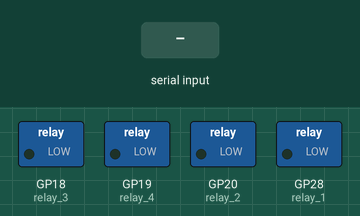
Recording of a program running on a simulated Raspberry Pi Pico running MicroPython. On the bench: switched loads named in the program (green lamp = pin HIGH). The test bench sets the inputs (shaded band).

Above: at 1.2 s.
1.3 s: "a" received over the second serial link
At 2.5 s:
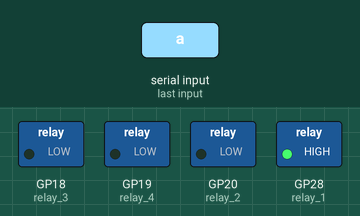
2.8 s: "c" received over the second serial link
At 3.6 s:
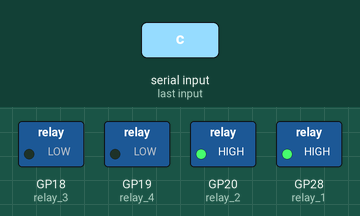
4.3 s: "b" received over the second serial link
At 4.8 s:
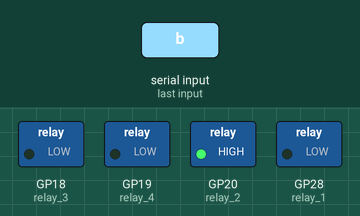
5.8 s: "e" received over the second serial link
At 7.0 s:
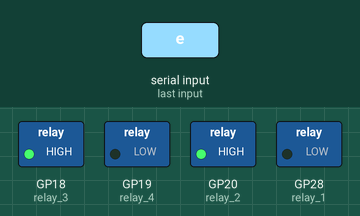
7.3 s: "d" received over the second serial link
At 8.3 s:
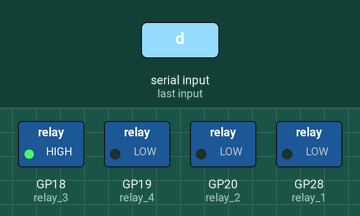
8.8 s: "g" received over the second serial link
At 9.4 s:
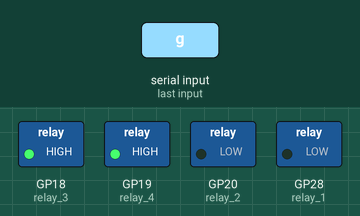
Timing chart, 0 to 11.3 s (numbered marks = the images above; inputs shaded):
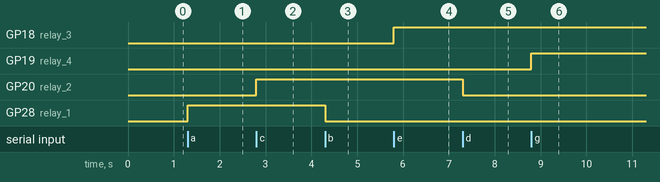

The program:

Controlling_4relays_via_bluetoothmodule_HC05_in__micopyhon.py
```python
from machine import Pin# importng machine module
from machine import UART# importng UART(Universal Asynchronous Receiver) module
from time import sleep#importing sleep from time module
HC05=UART(0,9600)#creating an object HC05 and declaring UART communication channel,boud rate
relay_1=Pin(28,Pin.OUT)#creating an Object relay_1 and assign Pin 28 as an OUTPUT
relay_2=Pin(20,Pin.OUT)#creating an Object relay_2 and assign Pin 20 as an OUTPUT
relay_3=Pin(18,Pin.OUT)#creating an Object relay_3 and assign Pin 18 as an OUTPUT
relay_4=Pin(19,Pin.OUT)#creating an Object relay_4 and assign Pin 19 as an OUTPUT
while True:# creating an infinite loop to checking is there is any data availabel?
    if HC05.any()>0:
        data=HC05.read(1)#creating a variable(data)and saving the availabel data from Hc05.
        if "a" in data:#condition checking-if available data is (a)
            relay_1.on()#command for relay_1 ON
            #relay_1.value(1)#command for relay_1 ON
        if "b" in data:#condition checking-if available data is (b)
            relay_1.off()#command for relay_1 OFF
            #relay_1.value(0)#command relay_1 OFF
        if "c" in data:#condition checking-if available data is (c)
            relay_2.on()#command for relay_2 ON
            #relay_2.value(1)#command relay_2 ON
        if "d" in data:#condition checking-if available data is (d)
            relay_2.off()#command for relay_2 OFF
            #relay_2.value(0)#command for relay_2 OFF
        if "e" in data:#condition checking-if available data is (e)
            relay_3.on()#command for relay_3 ON
            #relay_3.value(1)#command for relay_3 ON
        if "f" in data:#condition checking-if available data is (f)
            relay_3.off()#command for relay_3 OFF
            #relay_3.value(0)#command for relay_3 OFF
        if "g" in data:#condition checking-if available data is (g)
            relay_4.on()#command for relay_4 ON
            #relay_4.value(1)#command for relay_4 ON
        if "h" in data:#condition checking-if available data is (h)
            relay_4.off()#command for relay_4 OFF
            #relay_4.value(0)#command for relay_4 OFF
```

Measured:
- after the input at 1.3 s, GP28 (relay_1): LOW → HIGH at once
- after the input at 2.8 s, GP20 (relay_2): LOW → HIGH at once
- after the input at 4.3 s, GP28 (relay_1): HIGH → LOW at once
- after the input at 5.8 s, GP18 (relay_3): LOW → HIGH at once
- after the input at 7.3 s, GP20 (relay_2): HIGH → LOW at once
- after the input at 8.8 s, GP19 (relay_4): LOW → HIGH at once
